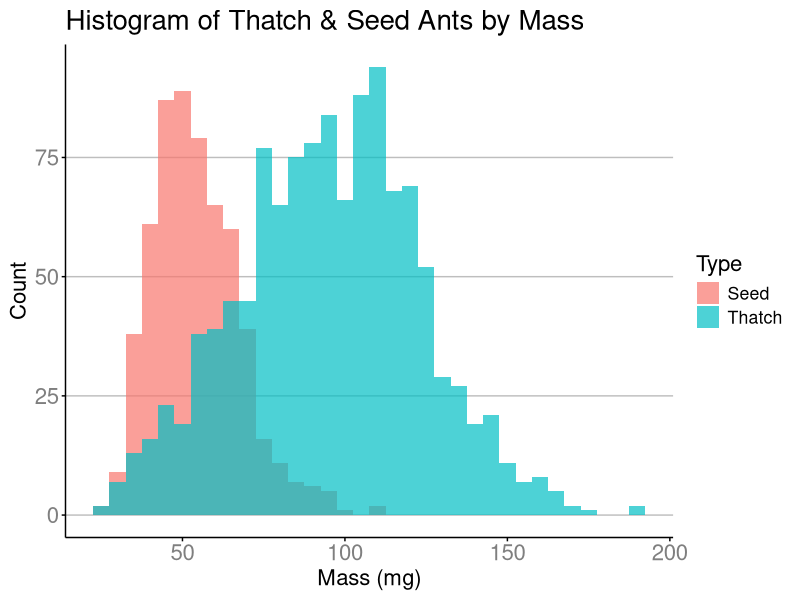
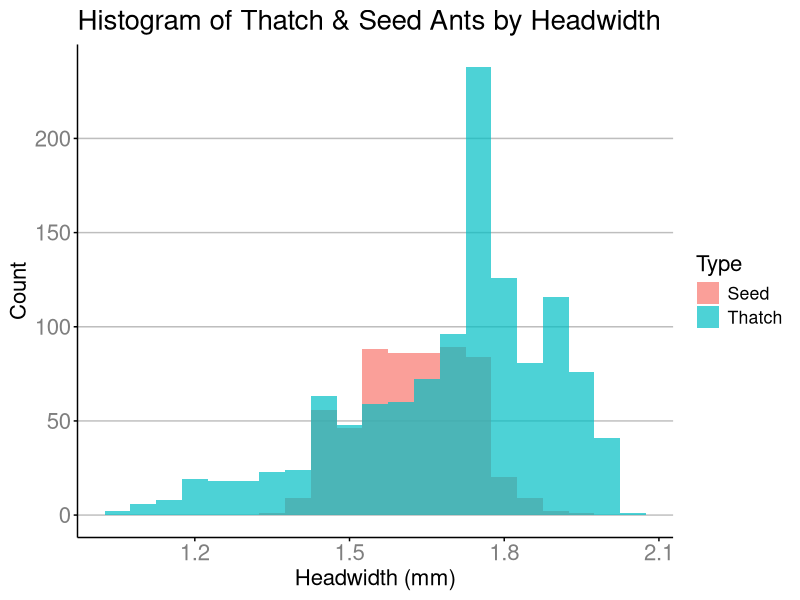
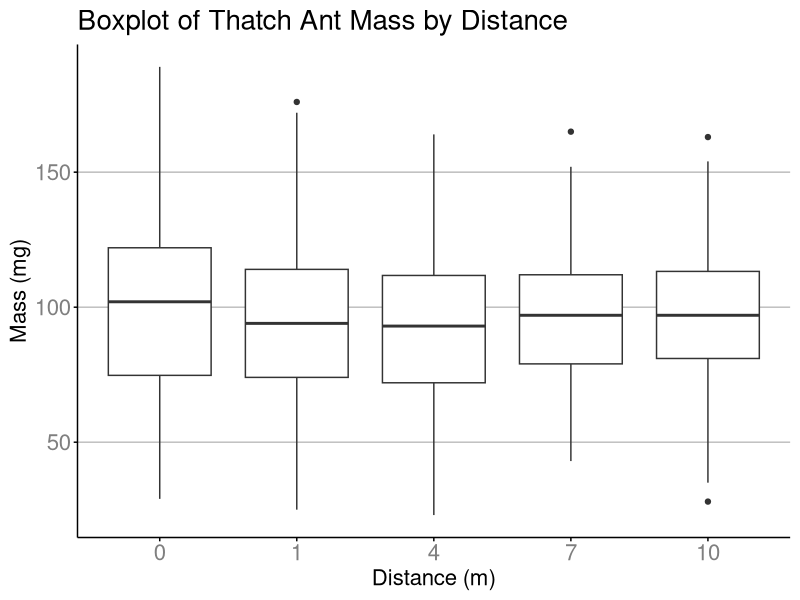
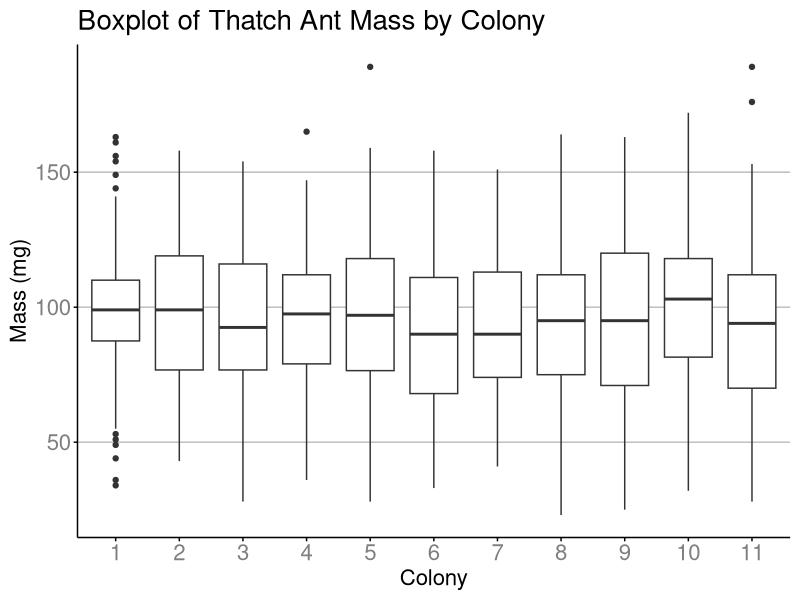
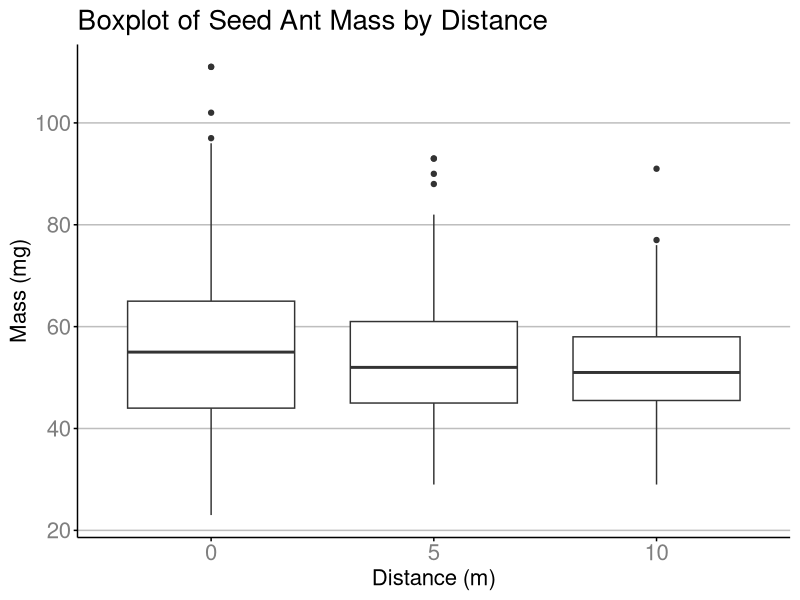
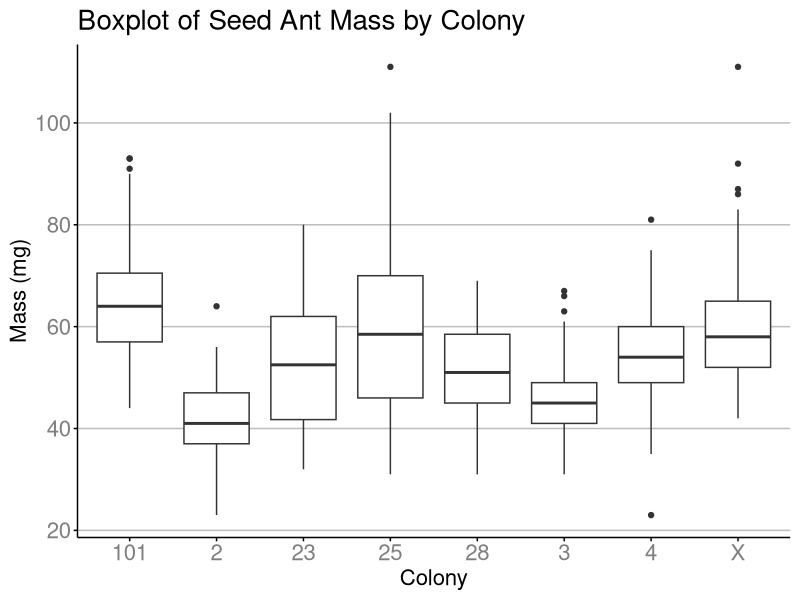
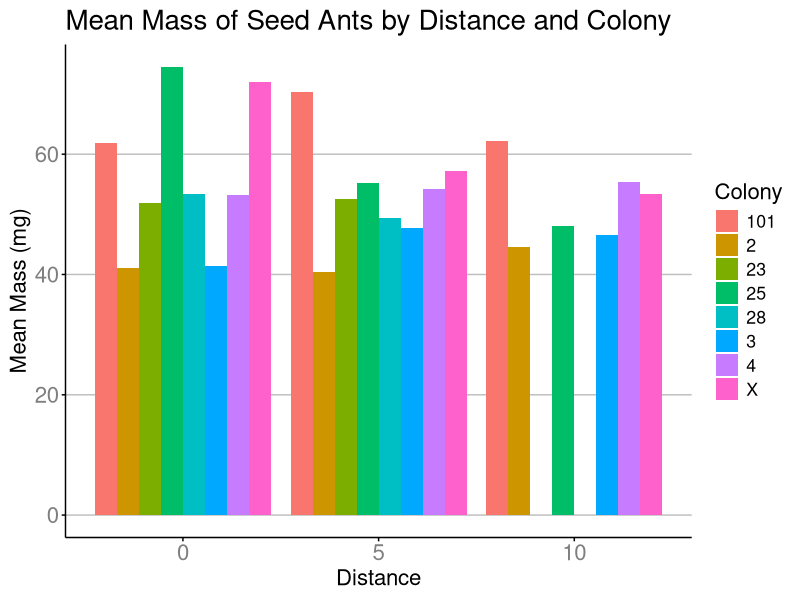
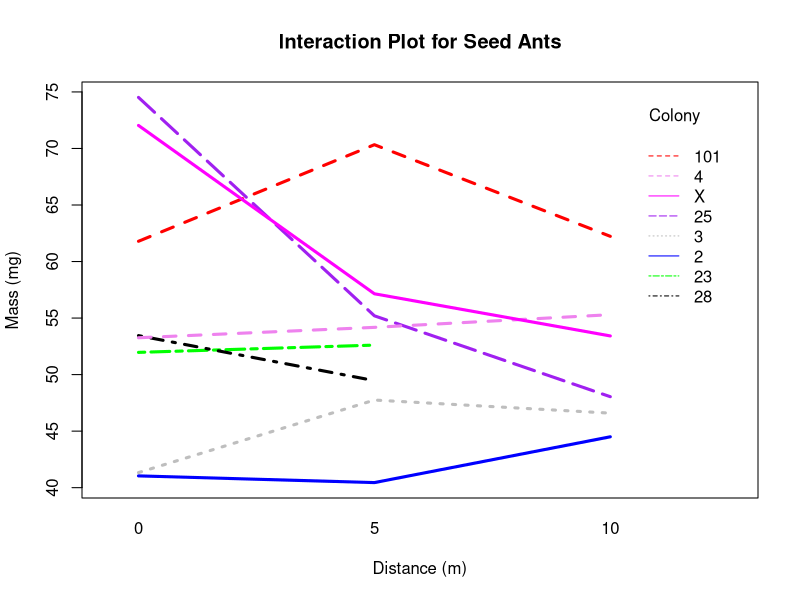

These charts were generated, in order, by the following R code:
require(multcomp)
require(reshape2)
require(utils)
require(ggplot2)
require(plyr)
theme_303 <- function(size_base= 16, size_tit= 20, position_leg= "right", border=c(0.25,0.25,0.25,0.25)) {
  theme(
    text =              element_text(size=size_base, colour="black"),
    axis.line =         element_line(colour="black"),
    axis.text =         element_text(size=size_base, colour="gray50"),
    axis.ticks =        element_line(colour="black"),
    
    legend.key =        element_blank(),
    legend.position =   position_leg,
    
    panel.background =  element_blank(),
    panel.border =      element_blank(),
    panel.grid.major.x= element_blank(),
    panel.grid.major.y= element_line(colour="grey"),
    panel.grid.minor =  element_blank(),
    
    plot.title =        element_text(size = size_tit, colour = "black"),
    plot.margin =       unit(border, "cm")
    # margin unit is (top, right, bottom, left)
  )
}

#Let's start by reading in the tables 

dfs <- read.table("seed_ant.dat", header = T, sep = ",")
levels(dfs$Worker.class) <- c("<37","37-38","39-40",">40")
dfs$Distance <- as.factor(dfs$Distance) # changed to factors

dft <- read.table("thatch_ant.dat", header = T, sep = ",")
levels(dft$Size.class) <- c("<30","30-34","35-39","40-43",">43") #Clean up levels
dft$Distance <- as.factor(dft$Distance) # changed to factors
dft$Colony <- as.factor(dft$Colony) # changed to factors

dfs <- cbind(dfs, c(rep("Seed", 577))) # create Seed Column
colnames(dfs) <- c("Colony", "Distance", "Mass", "Headwidth", "Headwidth..mm.", "Class", "Type")
dft <- cbind(dft, c(rep("Thatch", 1195))) # create Thatch Column
colnames(dft) <- c("Colony", "Distance", "Mass", "Headwidth", "Headwidth..mm.", "Class", "Type")
df <- rbind(dft, dfs) #combined dfs and dfs to faciliate the use of ggplot2




#A.1.a
ggplot(df, aes(x= Mass, fill=Type)) + geom_histogram(binwidth = 5, alpha = 0.7, position = "identity") + theme_303() + labs(y = "Count", x= "Mass (mg)") + labs(title = "Histogram of Thatch & Seed Ants by Mass")


#A.1.b
t.test(dft$Mass, dfs$Mass)

#A.1.c
ggplot(df, aes(x= Headwidth..mm., fill=Type)) + geom_histogram(binwidth = .05, alpha = 0.7, position = "identity") + theme_303() + labs(y = "Count") + labs(x = "Headwidth (mm)", title = "Histogram of Thatch & Seed Ants by Headwidth")
t.test(dft$Headwidth..mm. , dfs$Headwidth..mm.)

#A.2.a
ggplot(dft, aes(Distance, Mass)) + geom_boxplot() + theme_303() + labs(title = "Boxplot of Thatch Ant Mass by Distance", x = "Distance (m)", y= "Mass (mg)")
anova(lm(Mass~ Distance, data = dft))
#TukeyHSD(aov(lm(Mass ~ Distance, data= dft)), conf.level = 0.95) #no need because one-way ANOVA already states that they are not significantly different 

#A.2.b
ggplot(dft, aes(Colony, Mass)) + geom_boxplot() + theme_303() + labs(title = "Boxplot of Thatch Ant Mass by Colony", y= "Mass (mg)")
anova(lm(Mass~ Colony, data = dft))
#TukeyHSD(aov(lm(Mass ~ Colony, data= dft)), conf.level = 0.95) #no need...

#A.2.c
ggplot(dfs, aes(Distance, Mass)) + geom_boxplot() + theme_303() + labs(title = "Boxplot of Seed Ant Mass by Distance", y="Mass (mg)", x = "Distance (m)")
anova(lm(Mass ~ Distance, data = dfs))
TukeyHSD(aov(lm(Mass ~ Distance, data= dfs)), conf.level = 0.95)

anova(lm(Mass ~ Colony, data = dfs))
ggplot(dfs, aes(Colony, Mass)) + geom_boxplot() + theme_303() + labs(title = "Boxplot of Seed Ant Mass by Colony", y= "Mass (mg)", x = "Colony")
TukeyHSD(aov(lm(Mass ~ Colony, data= dfs)), conf.level = 0.95)

#A.3.a 

ggplot(ddply(dfs, .(Distance, Colony), summarise, V1 = mean(Mass), .drop= F), aes(x= Distance, y= V1, fill= Colony)) + geom_bar(position= "dodge",
stat= "identity") + theme_303() + labs(y = "Mean Mass (mg)") + labs(title = "Mean Mass of Seed Ants by Distance and Colony")

with(dfs, interaction.plot(Distance, Colony, Mass,
                           col=c("red", "blue", "green", "purple", "black", "grey", "violet", "magenta"),
                           main="Interaction Plot for Seed Ants",
                           lwd = 3,
                           xlab="Distance (m)", ylab="Mass (mg)")) 

#trouble exporting with label cut


#A.3.b

agg.data <- ddply(dfs, .(Distance, Colony), summarize, mean = round(mean(Mass),1))
colnames(agg.data) <- c("Distance","Colony","Mass")
agg.data.wide <- as.data.frame(dcast(agg.data, Colony ~ Distance, value.var = "Mass"))
write.csv(agg.data.wide, file ="2.csv")


#A.3.c



with(dfs, interaction.plot(Distance, Colony, Mass,
                           col=c("red", "blue", "green"),
                           main="Interaction Plot",
                           xlab="Distance (m)", ylab="Mass"))


fit1 <-lm(Mass ~ Distance*Colony, data = dfs)
anova(fit1)

# p value low enough, all signifcant 

#conclude to keep colony, distance and the interaction term


#4. Focus on Thatch Ant Colonies 2 and 11 ONLY 
dft.sub <- dft[dft$Colony %in% c(2,11),] #subset dft for just colony 2 and 11
dft.sub$Distance <- as.numeric(as.character(dft.sub$Distance))
dft.sub$Colony <-  droplevels(dft.sub$Colony)
dft.sub1 <- dft.sub[!dft.sub$Class == "<30",]
dft.sub2 <- dft.sub[dft.sub$Class == "<30",]

#2 cat 2 num
ggplot(dft.sub2, aes(x= Distance, y= Mass, colour= Colony)) + geom_point(color = "skyblue") + geom_smooth(method= "lm", se=F, color = "skyblue") + facet_wrap(~ Class) + theme_303() + labs(title ="Thatch Ant Mass by Distance for Colony 11 by Size", x="Distance (m)", y= "Mass (mg)")

#4 cat
ggplot(dft.sub1, aes(x= Distance, fill= Colony)) + geom_bar(position= "dodge") + facet_wrap(~ Class) + theme_303() + labs(title="Histogram of Thatch Ants by Distance for Colony 11by Size", x = "Distance (m)")


dft.sub2 <- dft.sub[dft.sub$Class == "30-34",]
dft.sub3 <- dft.sub[dft.sub$Class == ">43",]
